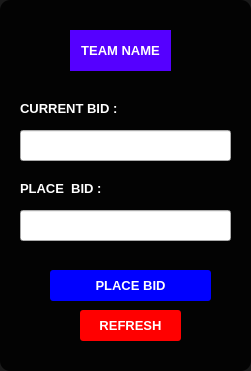
    <widget class="QFrame" name="frame_3">
     <property name="geometry">
      <rect>
       <x>500</x>
       <y>110</y>
       <width>251</width>
       <height>371</height>
      </rect>
     </property>
     <property name="styleSheet">
      <string notr="true">.QFrame{
background-color: rgba(0, 0, 0, 0.9);
border-radius: 10px;
}
</string>
     </property>
     <property name="frameShape">
      <enum>QFrame::StyledPanel</enum>
     </property>
     <property name="frameShadow">
      <enum>QFrame::Raised</enum>
     </property>
     <widget class="QPushButton" name="pushButton_teamname">
      <property name="geometry">
       <rect>
        <x>70</x>
        <y>30</y>
        <width>101</width>
        <height>41</height>
       </rect>
      </property>
      <property name="palette">
       <palette>
        <active>
         <colorrole role="WindowText">
          <brush brushstyle="SolidPattern">
           <color alpha="255">
            <red>255</red>
            <green>255</green>
            <blue>255</blue>
           </color>
          </brush>
         </colorrole>
         <colorrole role="Button">
          <brush brushstyle="SolidPattern">
           <color alpha="255">
            <red>85</red>
            <green>0</green>
            <blue>255</blue>
           </color>
          </brush>
         </colorrole>
         <colorrole role="Text">
          <brush brushstyle="SolidPattern">
           <color alpha="255">
            <red>255</red>
            <green>255</green>
            <blue>255</blue>
           </color>
          </brush>
         </colorrole>
         <colorrole role="ButtonText">
          <brush brushstyle="SolidPattern">
           <color alpha="255">
            <red>255</red>
            <green>255</green>
            <blue>255</blue>
           </color>
          </brush>
         </colorrole>
         <colorrole role="Base">
          <brush brushstyle="SolidPattern">
           <color alpha="255">
            <red>85</red>
            <green>0</green>
            <blue>255</blue>
           </color>
          </brush>
         </colorrole>
         <colorrole role="Window">
          <brush brushstyle="SolidPattern">
           <color alpha="255">
            <red>85</red>
            <green>0</green>
            <blue>255</blue>
           </color>
          </brush>
         </colorrole>
        </active>
        <inactive>
         <colorrole role="WindowText">
          <brush brushstyle="SolidPattern">
           <color alpha="255">
            <red>255</red>
            <green>255</green>
            <blue>255</blue>
           </color>
          </brush>
         </colorrole>
         <colorrole role="Button">
          <brush brushstyle="SolidPattern">
           <color alpha="255">
            <red>85</red>
            <green>0</green>
            <blue>255</blue>
           </color>
          </brush>
         </colorrole>
         <colorrole role="Text">
          <brush brushstyle="SolidPattern">
           <color alpha="255">
            <red>255</red>
            <green>255</green>
            <blue>255</blue>
           </color>
          </brush>
         </colorrole>
         <colorrole role="ButtonText">
          <brush brushstyle="SolidPattern">
           <color alpha="255">
            <red>255</red>
            <green>255</green>
            <blue>255</blue>
           </color>
          </brush>
         </colorrole>
         <colorrole role="Base">
          <brush brushstyle="SolidPattern">
           <color alpha="255">
            <red>85</red>
            <green>0</green>
            <blue>255</blue>
           </color>
          </brush>
         </colorrole>
         <colorrole role="Window">
          <brush brushstyle="SolidPattern">
           <color alpha="255">
            <red>85</red>
            <green>0</green>
            <blue>255</blue>
           </color>
          </brush>
         </colorrole>
        </inactive>
        <disabled>
         <colorrole role="WindowText">
          <brush brushstyle="SolidPattern">
           <color alpha="255">
            <red>255</red>
            <green>255</green>
            <blue>255</blue>
           </color>
          </brush>
         </colorrole>
         <colorrole role="Button">
          <brush brushstyle="SolidPattern">
           <color alpha="255">
            <red>85</red>
            <green>0</green>
            <blue>255</blue>
           </color>
          </brush>
         </colorrole>
         <colorrole role="Text">
          <brush brushstyle="SolidPattern">
           <color alpha="255">
            <red>255</red>
            <green>255</green>
            <blue>255</blue>
           </color>
          </brush>
         </colorrole>
         <colorrole role="ButtonText">
          <brush brushstyle="SolidPattern">
           <color alpha="255">
            <red>255</red>
            <green>255</green>
            <blue>255</blue>
           </color>
          </brush>
         </colorrole>
         <colorrole role="Base">
          <brush brushstyle="SolidPattern">
           <color alpha="255">
            <red>85</red>
            <green>0</green>
            <blue>255</blue>
           </color>
          </brush>
         </colorrole>
         <colorrole role="Window">
          <brush brushstyle="SolidPattern">
           <color alpha="255">
            <red>85</red>
            <green>0</green>
            <blue>255</blue>
           </color>
          </brush>
         </colorrole>
        </disabled>
       </palette>
      </property>
      <property name="font">
       <font>
        <pointsize>10</pointsize>
        <weight>75</weight>
        <bold>true</bold>
       </font>
      </property>
      <property name="autoFillBackground">
       <bool>false</bool>
      </property>
      <property name="styleSheet">
       <string notr="true">QPushButton{
background-color: rgb(85, 0, 255);
  border-style: outset;	
  color: rgb(255, 255, 255);
  text-shadow: 2px 2px 2px red;
  
}</string>
      </property>
      <property name="text">
       <string>TEAM NAME</string>
      </property>
     </widget>
     <widget class="QLabel" name="label_6">
      <property name="geometry">
       <rect>
        <x>20</x>
        <y>100</y>
        <width>101</width>
        <height>16</height>
       </rect>
      </property>
      <property name="palette">
       <palette>
        <active>
         <colorrole role="WindowText">
          <brush brushstyle="SolidPattern">
           <color alpha="255">
            <red>255</red>
            <green>255</green>
            <blue>255</blue>
           </color>
          </brush>
         </colorrole>
        </active>
        <inactive>
         <colorrole role="WindowText">
          <brush brushstyle="SolidPattern">
           <color alpha="255">
            <red>255</red>
            <green>255</green>
            <blue>255</blue>
           </color>
          </brush>
         </colorrole>
        </inactive>
        <disabled>
         <colorrole role="WindowText">
          <brush brushstyle="SolidPattern">
           <color alpha="255">
            <red>120</red>
            <green>120</green>
            <blue>120</blue>
           </color>
          </brush>
         </colorrole>
        </disabled>
       </palette>
      </property>
      <property name="font">
       <font>
        <pointsize>10</pointsize>
        <weight>75</weight>
        <bold>true</bold>
       </font>
      </property>
      <property name="text">
       <string>CURRENT BID :</string>
      </property>
     </widget>
     <widget class="QLineEdit" name="lineEdit_cbid">
      <property name="geometry">
       <rect>
        <x>20</x>
        <y>130</y>
        <width>211</width>
        <height>31</height>
       </rect>
      </property>
      <property name="font">
       <font>
        <pointsize>10</pointsize>
        <weight>75</weight>
        <bold>true</bold>
       </font>
      </property>
      <property name="cursor">
       <cursorShape>ArrowCursor</cursorShape>
      </property>
      <property name="readOnly">
       <bool>true</bool>
      </property>
     </widget>
     <widget class="QPushButton" name="pushButton_refresh">
      <property name="geometry">
       <rect>
        <x>80</x>
        <y>310</y>
        <width>101</width>
        <height>31</height>
       </rect>
      </property>
      <property name="palette">
       <palette>
        <active>
         <colorrole role="WindowText">
          <brush brushstyle="SolidPattern">
           <color alpha="255">
            <red>255</red>
            <green>255</green>
            <blue>255</blue>
           </color>
          </brush>
         </colorrole>
         <colorrole role="Button">
          <brush brushstyle="SolidPattern">
           <color alpha="255">
            <red>255</red>
            <green>0</green>
            <blue>0</blue>
           </color>
          </brush>
         </colorrole>
         <colorrole role="Text">
          <brush brushstyle="SolidPattern">
           <color alpha="255">
            <red>255</red>
            <green>255</green>
            <blue>255</blue>
           </color>
          </brush>
         </colorrole>
         <colorrole role="ButtonText">
          <brush brushstyle="SolidPattern">
           <color alpha="255">
            <red>255</red>
            <green>255</green>
            <blue>255</blue>
           </color>
          </brush>
         </colorrole>
         <colorrole role="Base">
          <brush brushstyle="SolidPattern">
           <color alpha="255">
            <red>255</red>
            <green>0</green>
            <blue>0</blue>
           </color>
          </brush>
         </colorrole>
         <colorrole role="Window">
          <brush brushstyle="SolidPattern">
           <color alpha="255">
            <red>255</red>
            <green>0</green>
            <blue>0</blue>
           </color>
          </brush>
         </colorrole>
        </active>
        <inactive>
         <colorrole role="WindowText">
          <brush brushstyle="SolidPattern">
           <color alpha="255">
            <red>255</red>
            <green>255</green>
            <blue>255</blue>
           </color>
          </brush>
         </colorrole>
         <colorrole role="Button">
          <brush brushstyle="SolidPattern">
           <color alpha="255">
            <red>255</red>
            <green>0</green>
            <blue>0</blue>
           </color>
          </brush>
         </colorrole>
         <colorrole role="Text">
          <brush brushstyle="SolidPattern">
           <color alpha="255">
            <red>255</red>
            <green>255</green>
            <blue>255</blue>
           </color>
          </brush>
         </colorrole>
         <colorrole role="ButtonText">
          <brush brushstyle="SolidPattern">
           <color alpha="255">
            <red>255</red>
            <green>255</green>
            <blue>255</blue>
           </color>
          </brush>
         </colorrole>
         <colorrole role="Base">
          <brush brushstyle="SolidPattern">
           <color alpha="255">
            <red>255</red>
            <green>0</green>
            <blue>0</blue>
           </color>
          </brush>
         </colorrole>
         <colorrole role="Window">
          <brush brushstyle="SolidPattern">
           <color alpha="255">
            <red>255</red>
            <green>0</green>
            <blue>0</blue>
           </color>
          </brush>
         </colorrole>
        </inactive>
        <disabled>
         <colorrole role="WindowText">
          <brush brushstyle="SolidPattern">
           <color alpha="255">
            <red>255</red>
            <green>255</green>
            <blue>255</blue>
           </color>
          </brush>
         </colorrole>
         <colorrole role="Button">
          <brush brushstyle="SolidPattern">
           <color alpha="255">
            <red>255</red>
            <green>0</green>
            <blue>0</blue>
           </color>
          </brush>
         </colorrole>
         <colorrole role="Text">
          <brush brushstyle="SolidPattern">
           <color alpha="255">
            <red>255</red>
            <green>255</green>
            <blue>255</blue>
           </color>
          </brush>
         </colorrole>
         <colorrole role="ButtonText">
          <brush brushstyle="SolidPattern">
           <color alpha="255">
            <red>255</red>
            <green>255</green>
            <blue>255</blue>
           </color>
          </brush>
         </colorrole>
         <colorrole role="Base">
          <brush brushstyle="SolidPattern">
           <color alpha="255">
            <red>255</red>
            <green>0</green>
            <blue>0</blue>
           </color>
          </brush>
         </colorrole>
         <colorrole role="Window">
          <brush brushstyle="SolidPattern">
           <color alpha="255">
            <red>255</red>
            <green>0</green>
            <blue>0</blue>
           </color>
          </brush>
         </colorrole>
        </disabled>
       </palette>
      </property>
      <property name="font">
       <font>
        <pointsize>10</pointsize>
        <weight>75</weight>
        <bold>true</bold>
       </font>
      </property>
      <property name="autoFillBackground">
       <bool>false</bool>
      </property>
      <property name="styleSheet">
       <string notr="true">QPushButton{
  border-style: outset;	
  color: rgb(255, 255, 255);
  text-shadow: 2px 2px 2px red;
border-radius: 3px;
	background-color: rgb(255, 0, 0);
}</string>
      </property>
      <property name="text">
       <string>REFRESH</string>
      </property>
     </widget>
     <widget class="QPushButton" name="pushButton_placebid">
      <property name="geometry">
       <rect>
        <x>50</x>
        <y>270</y>
        <width>161</width>
        <height>31</height>
       </rect>
      </property>
      <property name="palette">
       <palette>
        <active>
         <colorrole role="WindowText">
          <brush brushstyle="SolidPattern">
           <color alpha="255">
            <red>255</red>
            <green>255</green>
            <blue>255</blue>
           </color>
          </brush>
         </colorrole>
         <colorrole role="Button">
          <brush brushstyle="SolidPattern">
           <color alpha="255">
            <red>0</red>
            <green>0</green>
            <blue>255</blue>
           </color>
          </brush>
         </colorrole>
         <colorrole role="Text">
          <brush brushstyle="SolidPattern">
           <color alpha="255">
            <red>255</red>
            <green>255</green>
            <blue>255</blue>
           </color>
          </brush>
         </colorrole>
         <colorrole role="ButtonText">
          <brush brushstyle="SolidPattern">
           <color alpha="255">
            <red>255</red>
            <green>255</green>
            <blue>255</blue>
           </color>
          </brush>
         </colorrole>
         <colorrole role="Base">
          <brush brushstyle="SolidPattern">
           <color alpha="255">
            <red>0</red>
            <green>0</green>
            <blue>255</blue>
           </color>
          </brush>
         </colorrole>
         <colorrole role="Window">
          <brush brushstyle="SolidPattern">
           <color alpha="255">
            <red>0</red>
            <green>0</green>
            <blue>255</blue>
           </color>
          </brush>
         </colorrole>
        </active>
        <inactive>
         <colorrole role="WindowText">
          <brush brushstyle="SolidPattern">
           <color alpha="255">
            <red>255</red>
            <green>255</green>
            <blue>255</blue>
           </color>
          </brush>
         </colorrole>
         <colorrole role="Button">
          <brush brushstyle="SolidPattern">
           <color alpha="255">
            <red>0</red>
            <green>0</green>
            <blue>255</blue>
           </color>
          </brush>
         </colorrole>
         <colorrole role="Text">
          <brush brushstyle="SolidPattern">
           <color alpha="255">
            <red>255</red>
            <green>255</green>
            <blue>255</blue>
           </color>
          </brush>
         </colorrole>
         <colorrole role="ButtonText">
          <brush brushstyle="SolidPattern">
           <color alpha="255">
            <red>255</red>
            <green>255</green>
            <blue>255</blue>
           </color>
          </brush>
         </colorrole>
         <colorrole role="Base">
          <brush brushstyle="SolidPattern">
           <color alpha="255">
            <red>0</red>
            <green>0</green>
            <blue>255</blue>
           </color>
          </brush>
         </colorrole>
         <colorrole role="Window">
          <brush brushstyle="SolidPattern">
           <color alpha="255">
            <red>0</red>
            <green>0</green>
            <blue>255</blue>
           </color>
          </brush>
         </colorrole>
        </inactive>
        <disabled>
         <colorrole role="WindowText">
          <brush brushstyle="SolidPattern">
           <color alpha="255">
            <red>255</red>
            <green>255</green>
            <blue>255</blue>
           </color>
          </brush>
         </colorrole>
         <colorrole role="Button">
          <brush brushstyle="SolidPattern">
           <color alpha="255">
            <red>0</red>
            <green>0</green>
            <blue>255</blue>
           </color>
          </brush>
         </colorrole>
         <colorrole role="Text">
          <brush brushstyle="SolidPattern">
           <color alpha="255">
            <red>255</red>
            <green>255</green>
            <blue>255</blue>
           </color>
          </brush>
         </colorrole>
         <colorrole role="ButtonText">
          <brush brushstyle="SolidPattern">
           <color alpha="255">
            <red>255</red>
            <green>255</green>
            <blue>255</blue>
           </color>
          </brush>
         </colorrole>
         <colorrole role="Base">
          <brush brushstyle="SolidPattern">
           <color alpha="255">
            <red>0</red>
            <green>0</green>
            <blue>255</blue>
           </color>
          </brush>
         </colorrole>
         <colorrole role="Window">
          <brush brushstyle="SolidPattern">
           <color alpha="255">
            <red>0</red>
            <green>0</green>
            <blue>255</blue>
           </color>
          </brush>
         </colorrole>
        </disabled>
       </palette>
      </property>
      <property name="font">
       <font>
        <pointsize>10</pointsize>
        <weight>75</weight>
        <bold>true</bold>
       </font>
      </property>
      <property name="autoFillBackground">
       <bool>false</bool>
      </property>
      <property name="styleSheet">
       <string notr="true">QPushButton{
  border-style: outset;	
  color: rgb(255, 255, 255);
  text-shadow: 2px 2px 2px red;
  border-radius: 3px;
	background-color: rgb(0, 0, 255);
}</string>
      </property>
      <property name="text">
       <string>PLACE BID</string>
      </property>
     </widget>
     <widget class="QLineEdit" name="lineEdit_pbid">
      <property name="geometry">
       <rect>
        <x>20</x>
        <y>210</y>
        <width>211</width>
        <height>31</height>
       </rect>
      </property>
      <property name="font">
       <font>
        <pointsize>10</pointsize>
        <weight>75</weight>
        <bold>true</bold>
       </font>
      </property>
     </widget>
     <widget class="QLabel" name="label_5">
      <property name="geometry">
       <rect>
        <x>20</x>
        <y>180</y>
        <width>91</width>
        <height>16</height>
       </rect>
      </property>
      <property name="palette">
       <palette>
        <active>
         <colorrole role="WindowText">
          <brush brushstyle="SolidPattern">
           <color alpha="255">
            <red>255</red>
            <green>255</green>
            <blue>255</blue>
           </color>
          </brush>
         </colorrole>
        </active>
        <inactive>
         <colorrole role="WindowText">
          <brush brushstyle="SolidPattern">
           <color alpha="255">
            <red>255</red>
            <green>255</green>
            <blue>255</blue>
           </color>
          </brush>
         </colorrole>
        </inactive>
        <disabled>
         <colorrole role="WindowText">
          <brush brushstyle="SolidPattern">
           <color alpha="255">
            <red>120</red>
            <green>120</green>
            <blue>120</blue>
           </color>
          </brush>
         </colorrole>
        </disabled>
       </palette>
      </property>
      <property name="font">
       <font>
        <pointsize>10</pointsize>
        <weight>75</weight>
        <bold>true</bold>
       </font>
      </property>
      <property name="text">
       <string>PLACE  BID :</string>
      </property>
     </widget>
    </widget>
